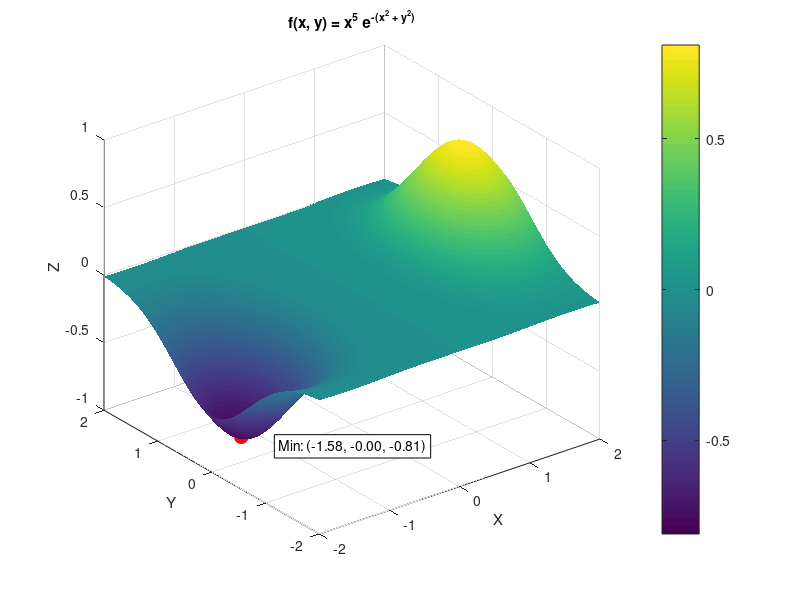

Reproduce this figure in MATLAB.
clc, clearvars, close all;

x = linspace(-2, 2, 1000);
y = linspace(-2, 2, 1000);
[X, Y] = meshgrid(x, y);

Z = X.^5 .* exp( - X.^2 - Y.^2);

[minZ, idx] = min(Z(:)); 
[minX, minY] = ind2sub(size(Z), idx); 
x_min = X(minX, minY);
y_min = Y(minX, minY);

figure;
surf( X, Y, Z);
colorbar;
xlabel('X');
ylabel('Y');
zlabel('Z');
title('f(x, y) = x^5 e^{-(x^2 + y^2)}');
shading interp;

hold on;
plot3(x_min, y_min, minZ, 'ro', 'MarkerSize', 10, 'MarkerFaceColor', 'r');
offset_x = 0.3; % Μετατόπιση δεξιά
offset_y = -0.3; % Μετατόπιση κάτω
text(x_min + offset_x, y_min + offset_y, minZ, ...
    sprintf('Min: (%.2f, %.2f, %.2f)', x_min, y_min, minZ), ...
    'HorizontalAlignment', 'left', ...
    'VerticalAlignment', 'top', ...
    'BackgroundColor', 'w', ... 
    'EdgeColor', 'k'); 